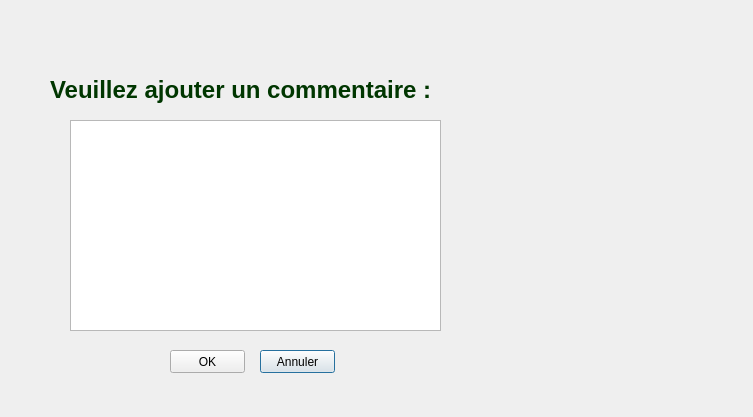
<?xml version="1.0" encoding="UTF-8"?>
<ui version="4.0">
 <class>commentaire</class>
 <widget class="QDialog" name="commentaire">
  <property name="geometry">
   <rect>
    <x>0</x>
    <y>0</y>
    <width>753</width>
    <height>417</height>
   </rect>
  </property>
  <property name="windowTitle">
   <string>Dialog</string>
  </property>
  <property name="autoFillBackground">
   <bool>true</bool>
  </property>
  <widget class="QLabel" name="label">
   <property name="geometry">
    <rect>
     <x>50</x>
     <y>50</y>
     <width>441</width>
     <height>81</height>
    </rect>
   </property>
   <property name="text">
    <string>&lt;html&gt;&lt;head/&gt;&lt;body&gt;&lt;p&gt;&lt;span style=&quot; font-size:18pt; font-weight:600; color:#003600;&quot;&gt;Veuillez ajouter un commentaire :&lt;/span&gt;&lt;/p&gt;&lt;/body&gt;&lt;/html&gt;</string>
   </property>
  </widget>
  <widget class="QTextEdit" name="textEdit">
   <property name="geometry">
    <rect>
     <x>70</x>
     <y>120</y>
     <width>371</width>
     <height>211</height>
    </rect>
   </property>
  </widget>
  <widget class="QPushButton" name="pushButton_2">
   <property name="geometry">
    <rect>
     <x>260</x>
     <y>350</y>
     <width>75</width>
     <height>23</height>
    </rect>
   </property>
   <property name="text">
    <string>Annuler</string>
   </property>
  </widget>
  <widget class="QPushButton" name="ok">
   <property name="geometry">
    <rect>
     <x>170</x>
     <y>350</y>
     <width>75</width>
     <height>23</height>
    </rect>
   </property>
   <property name="text">
    <string>OK</string>
   </property>
  </widget>
 </widget>
 <resources/>
 <connections/>
</ui>
